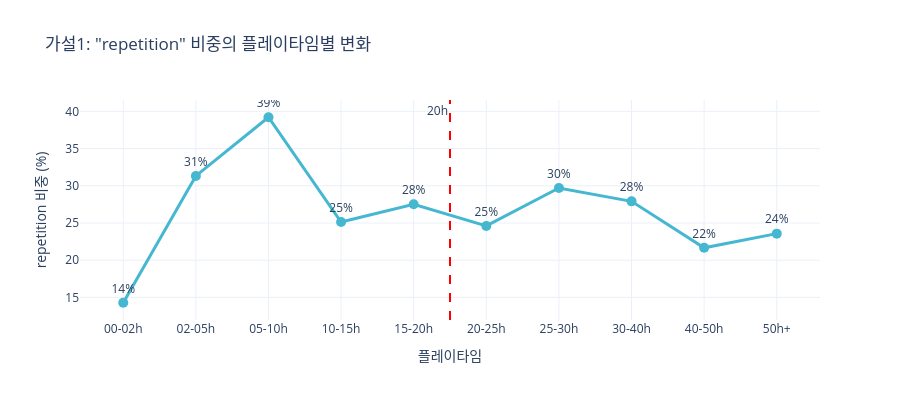

Here is the notebook cell this chart was saved with:
### Code cell
# ── 핵심: repetition 비중이 20h 이후 급증하는지 ──
rep_trend = ct['repetition'].reindex(band_order).fillna(0)

fig2 = go.Figure()
fig2.add_trace(go.Scatter(
    x=band_order, y=rep_trend.values,
    mode='lines+markers+text',
    text=[f'{v:.0f}%' for v in rep_trend.values],
    textposition='top center',
    line=dict(color='#45B7D1', width=3),
    marker=dict(size=10)))

fig2.add_vline(x=4.5, line_dash='dash', line_color='red',
               annotation_text='20h', annotation_position='top left')

fig2.update_layout(
    title='가설1: "repetition" 비중의 플레이타임별 변화',
    xaxis_title='플레이타임', yaxis_title='repetition 비중 (%)',
    height=400, width=900, template='plotly_white')
fig2.show()

### Figure 1 — Plotly figure (JSON) as saved in the notebook; plotly's stock layout.template omitted (floating-point values rounded to 4 significant figures)
{"data": [{"line": {"color": "#45B7D1", "width": 3}, "marker": {"size": 10}, "mode": "lines+markers+text", "text": ["14%", "31%", "39%", "25%", "28%", "25%", "30%", "28%", "22%", "24%"], "textposition": "top center", "type": "scatter", "x": ["00-02h", "02-05h", "05-10h", "10-15h", "15-20h", "20-25h", "25-30h", "30-40h", "40-50h", "50h+"], "y": [14.29, 31.33, 39.21, 25.13, 27.52, 24.6, 29.7, 27.91, 21.67, 23.57]}], "layout": {"annotations": [{"showarrow": false, "text": "20h", "x": 4.5, "xanchor": "right", "xref": "x", "y": 1, "yanchor": "top", "yref": "y domain"}], "height": 400, "shapes": [{"line": {"color": "red", "dash": "dash"}, "type": "line", "x0": 4.5, "x1": 4.5, "xref": "x", "y0": 0, "y1": 1, "yref": "y domain"}], "title": {"text": "가설1: \"repetition\" 비중의 플레이타임별 변화"}, "width": 900, "xaxis": {"title": {"text": "플레이타임"}}, "yaxis": {"title": {"text": "repetition 비중 (%)"}}}}
